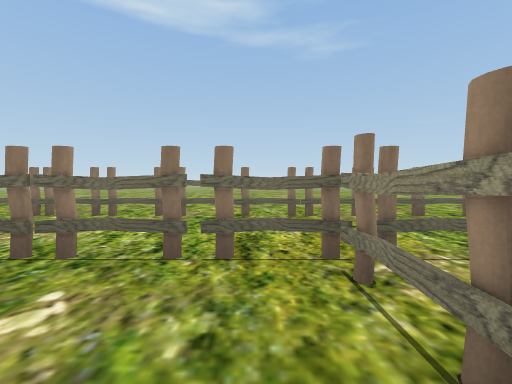
view 1 (above)

18 first-person views from a walk through a 3-D level made in the Unity game engine. The camera is 1.4 m above the floor, tilts 2° down and sees 90° across. The floor is counted in squares, 2 m on a side. Each view is taken from the middle of a square. On the plan, view 1 faces up. The plan holds only what a view shows up to about 9 squares ahead; the rest is blank. The place goes on beyond the plan. The player is left out. Some animated figures are left out.

view 2
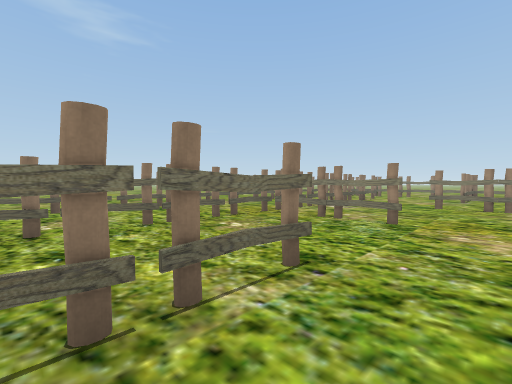

view 3
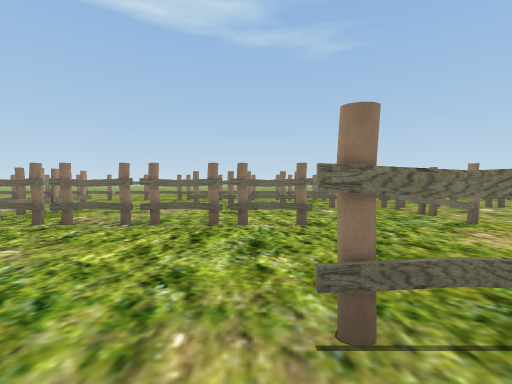

view 4
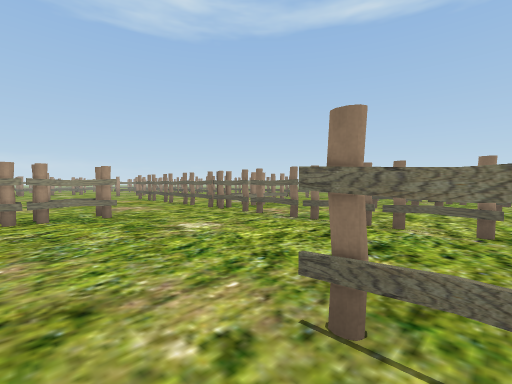

view 5
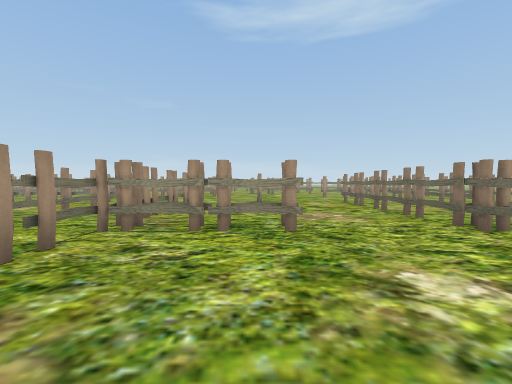

view 6
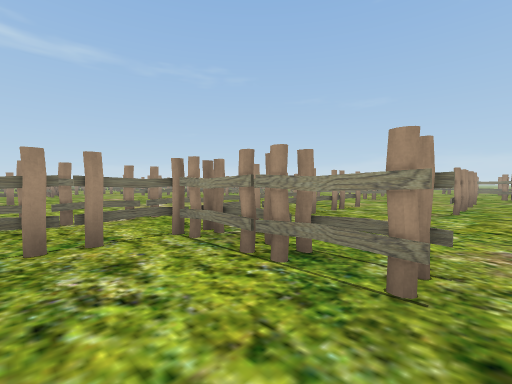

view 7
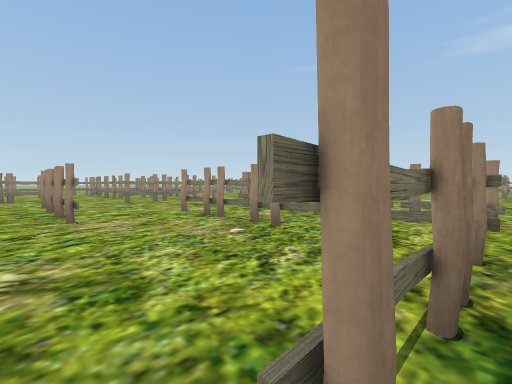

view 8
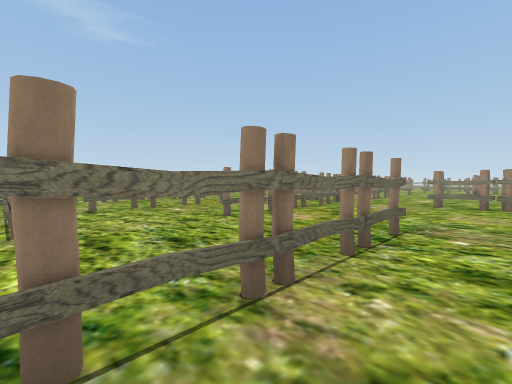

view 9
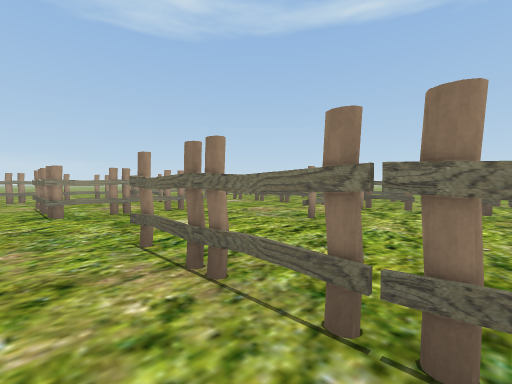

view 10
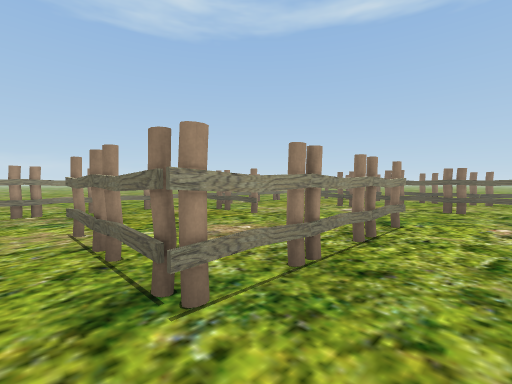

view 11
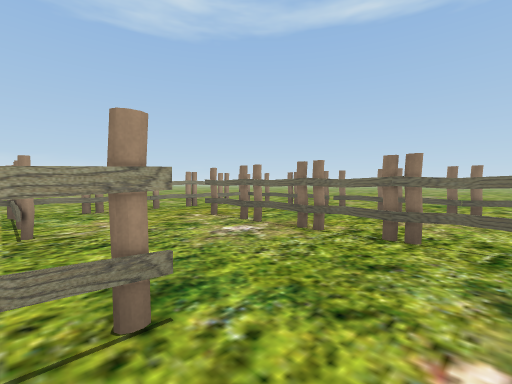

view 12
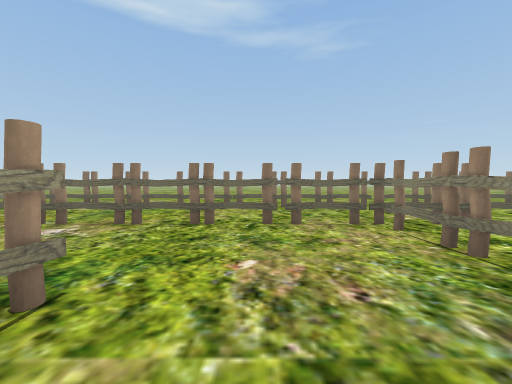

view 13
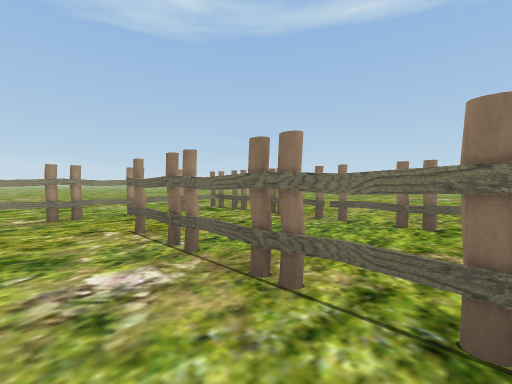

view 14
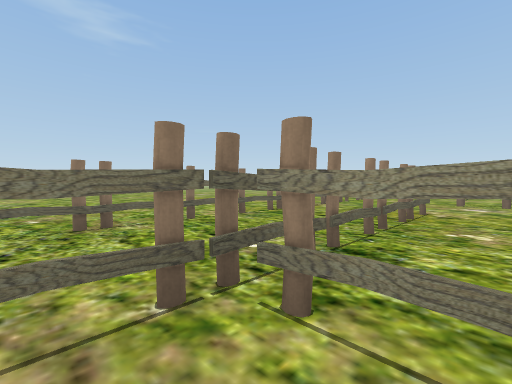

view 15
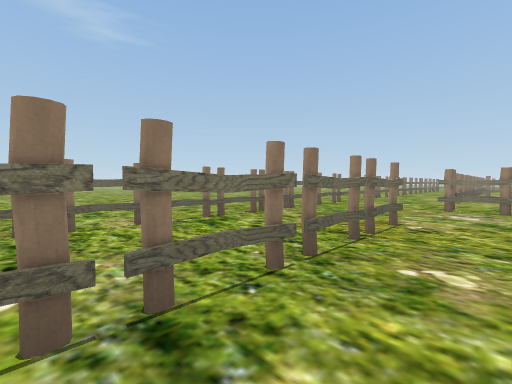

view 16
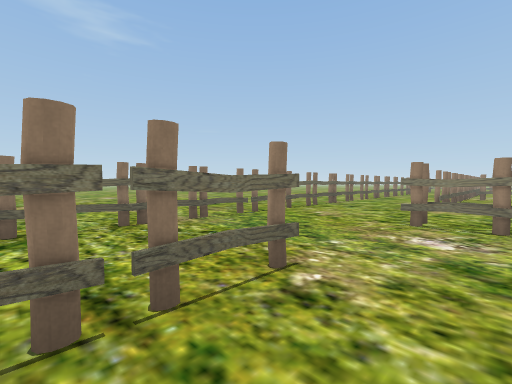

view 17
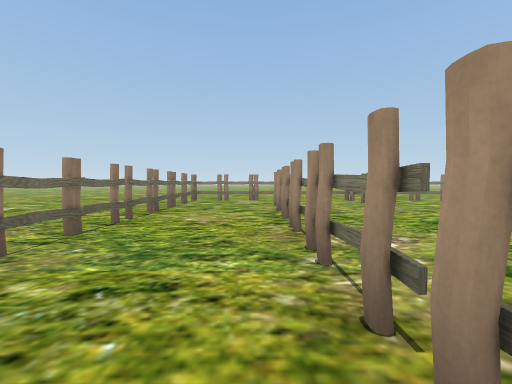

view 18
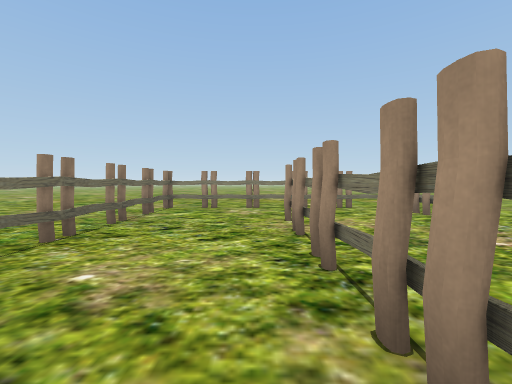

### Floor plan
Key: @ floor where view 1 was taken; # wall or solid block; x gap in a wall; . floor; T thing the floor can be seen under or through.
Columns run from 26 left of view 1 to 11 right of it. Each row starts with its distance up from view 1.
  6 ######################################
  5 #....................................#
  4 #....................................#
  3 #....................................#
  2 #..TTTTTTTTTTx#...T...TTTTTT######...#
  1 #........T........T........T.........#
  0 #........#........T.......@#.........#
 -1 ###...T......#TTTTTTTTTT......#... ###
 -2 #.....T.......................#.....
 -3 #.....T.......................#   ..
 -4 #..###...#####....T.....####..
 -5 #.................T..........
 -6            ..##TTTTTTTTT.....
 -7            .................#
 -8              #########  #..
 -9               .....     #
-10               .......
-11                 .....
-12                   ..
-13                   .
-14                   ..#

Where each view was taken, in squares from view 1:
view 1: 0 up, 0 right, facing up
view 2: 2 down, 4 left, facing up-right
view 3: 5 down, 3 left, facing up
view 4: 5 down, 2 left, facing up-left
view 5: 4 down, 4 left, facing left
view 6: 3 down, 6 left, facing down-left
view 7: 3 down, 8 left, facing down-right
view 8: 5 down, 17 left, facing up-right
view 9: 5 down, 14 left, facing up-left
view 10: 5 down, 19 left, facing up-left
view 11: 1 down, 19 left, facing up-left
view 12: 2 down, 19 left, facing up
view 13: 1 up, 20 left, facing up-left
view 14: 1 up, 18 left, facing up-right
view 15: 1 up, 16 left, facing up-right
view 16: 1 up, 13 left, facing up-right
view 17: 3 up, 0 right, facing right
view 18: 3 up, 3 right, facing right
